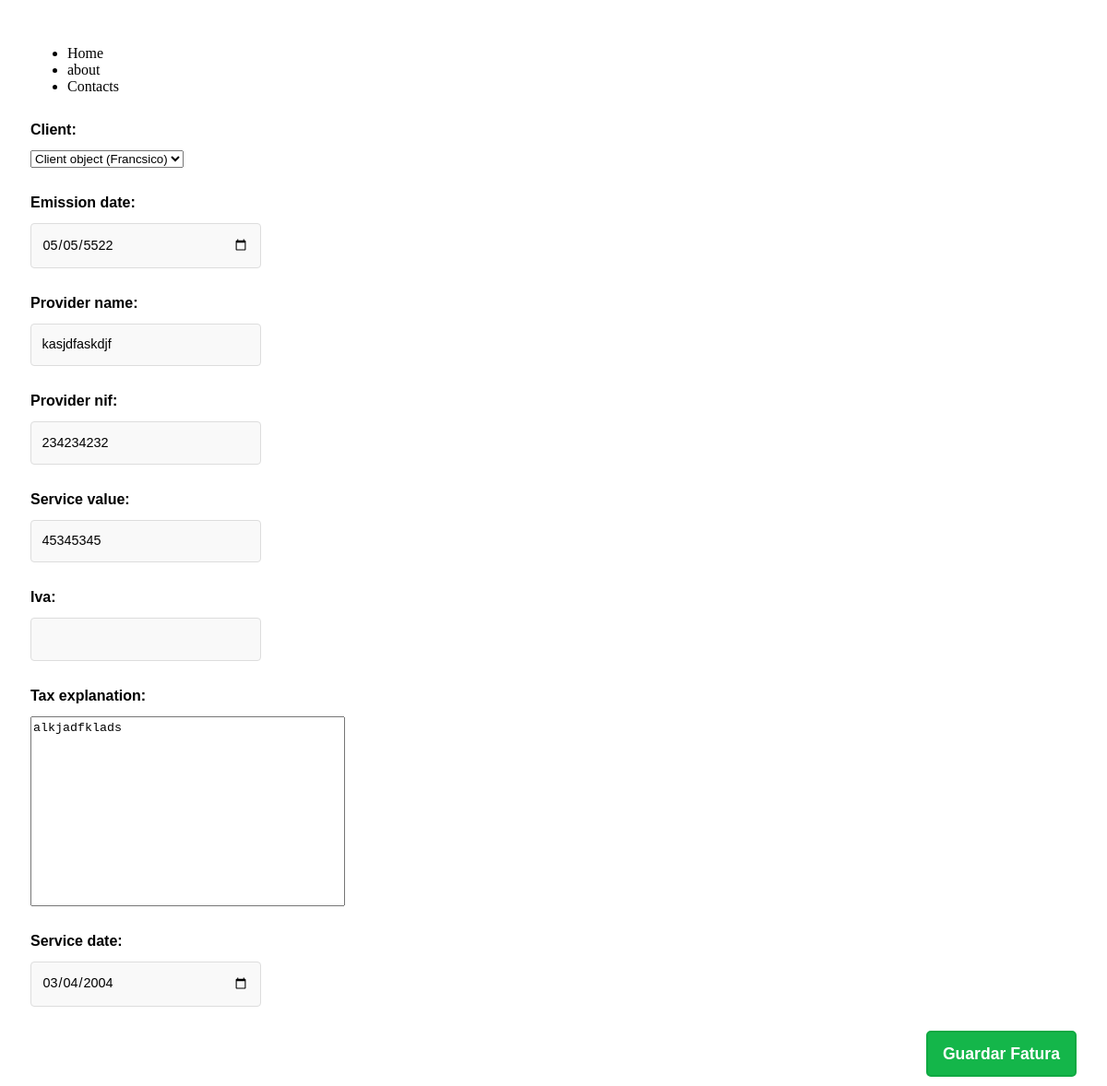
Screenshot of /database/invoice/12/ (signed in) with the database file from the repository.
### database/models.py (models this page shows, shortened)
class Invoice(models.Model):
    fid = models.AutoField(unique=True, primary_key=True)
    client = models.ForeignKey(
        Client, on_delete=models.SET_NULL, null=True)
    provider_name = models.CharField(max_length=120)
    provider_nif = models.DecimalField(max_digits=9, decimal_places=0)
    service_value = models.PositiveIntegerField()
    emission_date = models.DateField()
    iva = models.DecimalField(blank=True, null=True,
                              decimal_places=2, max_digits=10)
    tax_explanation = models.TextField(blank=True, null=True)
    service_date = models.DateField(blank=True, null=True)

### database/views.py (the view)
def invoice_update_view(request, fid):
    obj = Invoice.objects.get(fid=fid)
    form = InvoiceForm(instance=obj)
    if request.method == 'POST':
        form = InvoiceForm(request.POST, instance=obj)
        if form.is_valid():
            form.save()
            return redirect('/database/list_invoices')
    context = {
        'object': form
    }
    return render(request, 'database/forms/invoice_view.html', context)

### templates/database/forms/invoice_view.html (shortened to what this page needs)
<!DOCTYPE html>
{% load static %}
<head>
    <link rel="stylesheet" href="{% static 'form.css' %}" />
</head>
<body>
    {% include "bases/navbar.html" %}
    <main>
        {% if user.is_authenticated %}
        <form method="POST" class="form"> {% csrf_token %}
        {{ object.as_p }}
        <input type="submit" class="form__btn" value="Guardar Fatura" />
        </form>
        {% else %}
        {% include "registration/goto_login.html" %}
        {% endif %}
    </main>
</body>
</html>

### static/form.css (style rules this page uses)
.form { font-family: 'Noto Sans JP', sans-serif; font-size: 16px; }
.form * { box-sizing: border-box; line-height: 1.5; }
.form p { display: flex; flex-direction: column; }
.form p > * { align-self: flex-start; }
.form label { font-weight: 700; padding: 10px 0; }
.form__input { -webkit-appearance: none; width: 100%; max-width: 425px; padding: 0.8em; font-size: 0.9em; font-family: 'Noto Sans JP', sans-serif; outline: none; border: 1px solid #ddd; border-radius: 4px; background: #f9f9f9; transition: background 0.25s, border-color 0.25s, color 0.25s; }
.form__input::placeholder { color: #bbb; }
.form__input--small { max-width: 250px; }
textarea { resize: none; min-height: 200px; }
.form__btn { float: right; font-family: 'Noto Sans JP', sans-serif; font-weight: 700; font-size: 1.1em; padding: 10px 16px; margin: 10px 0; color: #fff; background: #14b64a; border: 2px solid #0fa942; border-radius: 5px; cursor: pointer; outline: none; }

### templates/database/forms/invoice_view.html (style rules this page uses)
body { padding: 25px; }

### rows the page displays
Invoice: client "Client object (Francsico)", emission_date "05/05/5522", provider_name "kasjdfaskdjf", provider_nif "234234232", service_value "45345345", tax_explanation "alkjadfklads", service_date "03/04/2004"
